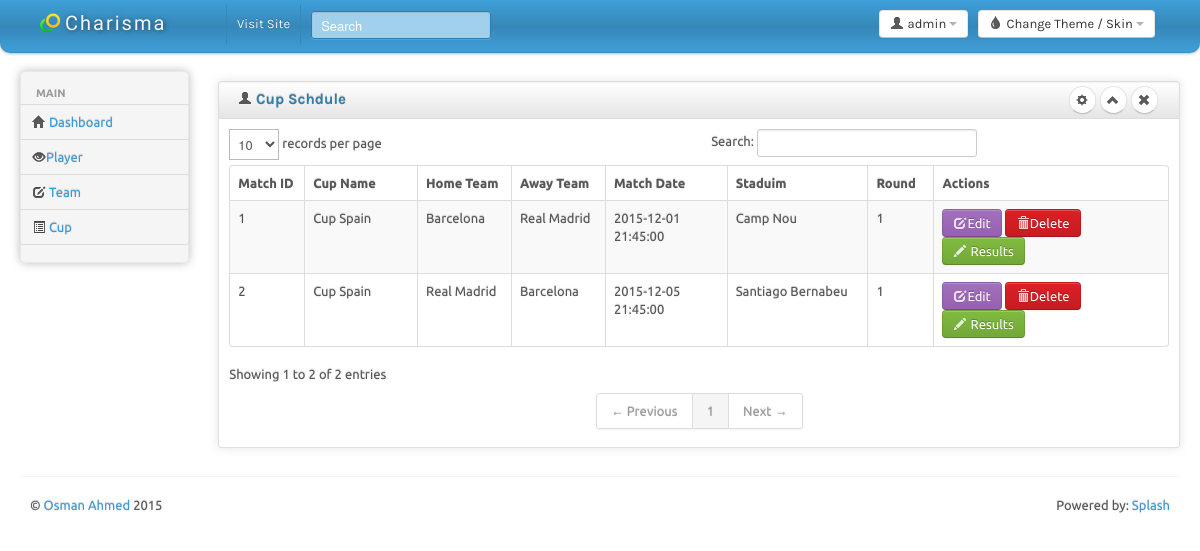
/cupschdule.php?ID=1, run on the app's committed database.
### tables this page shows
CREATE TABLE IF NOT EXISTS `cup_schdule` (
  `ID` int(10) NOT NULL,
  `CupID` int(5) NOT NULL,
  `Team1ID` int(5) NOT NULL,
  `Team2ID` int(5) NOT NULL,
  `MatchDate` datetime NOT NULL,
  `StaduimID` int(3) NOT NULL,
  `Round` int(2) NOT NULL
);

CREATE TABLE IF NOT EXISTS `cup` (
  `CupID` int(3) NOT NULL,
  `Name` varchar(300) NOT NULL,
  `Start` date NOT NULL,
  `End` date NOT NULL
);

CREATE TABLE IF NOT EXISTS `team` (
  `TeamID` int(5) NOT NULL,
  `Name` varchar(300) NOT NULL,
  `CoachID` int(5) NOT NULL
);

CREATE TABLE IF NOT EXISTS `staduim` (
  `StaduimID` int(3) NOT NULL,
  `Name` varchar(300) NOT NULL
);

### cupschdule.php (the view, shortened to what this page needs)
<?
$CupID = $_GET[ID];
?>
<!DOCTYPE html>
<html lang="en">
<head>
	<link id="bs-css" href="css/bootstrap-cerulean.css" rel="stylesheet">
	<link href="css/bootstrap-responsive.css" rel="stylesheet">
	<link href="css/charisma-app.css" rel="stylesheet">
	<link href="css/jquery-ui-1.8.21.custom.css" rel="stylesheet">
	<link href='css/fullcalendar.css' rel='stylesheet'>
	<link href='css/fullcalendar.print.css' rel='stylesheet'  media='print'>
	<link href='css/chosen.css' rel='stylesheet'>
	<link href='css/uniform.default.css' rel='stylesheet'>
	<link href='css/colorbox.css' rel='stylesheet'>
	<link href='css/jquery.cleditor.css' rel='stylesheet'>
	<link href='css/jquery.noty.css' rel='stylesheet'>
	<link href='css/noty_theme_default.css' rel='stylesheet'>
	<link href='css/elfinder.min.css' rel='stylesheet'>
	<link href='css/elfinder.theme.css' rel='stylesheet'>
	<link href='css/jquery.iphone.toggle.css' rel='stylesheet'>
	<link href='css/opa-icons.css' rel='stylesheet'>
	<link href='css/uploadify.css' rel='stylesheet'>
</head>
<body>
	<div class="navbar">
		<div class="navbar-inner">
			<div class="container-fluid">
				<a class="brand" href="index.html"> <img alt="Charisma Logo" src="img/logo20.png" /> <span>Charisma</span></a>
				<div class="btn-group pull-right theme-container" >
					<a class="btn dropdown-toggle" data-toggle="dropdown" href="#">
						<i class="icon-tint"></i><span class="hidden-phone"> Change Theme / Skin</span>
						<span class="caret"></span>
					</a>
				</div>
				<div class="btn-group pull-right" >
					<a class="btn dropdown-toggle" data-toggle="dropdown" href="#">
						<i class="icon-user"></i><span class="hidden-phone"> admin</span>
						<span class="caret"></span>
					</a>
				</div>
				<div class="top-nav nav-collapse">
					<ul class="nav">
						<li><a href="#">Visit Site</a></li>
						<li>
							<form class="navbar-search pull-left">
								<input placeholder="Search" class="search-query span2" name="query" type="text">
							</form>
						</li>
					</ul>
				</div>
			</div>
		</div>
	</div>
		<div class="container-fluid">
		<div class="row-fluid">
			<div class="span2 main-menu-span">
				<div class="well nav-collapse sidebar-nav">
        		<? require_once "rightmenu.php"; ?>
				</div>
			</div>
                <div id="content" class="span10">
<div class="row-fluid sortable">
<div class="box span12">
<div class="box-header well" data-original-title>
<h2><i class="icon-user"></i> Cup Schdule</h2>
<div class="box-icon">
<a href="AddMatch.php?ID=<? echo $CupID; ?>" class="btn btn-round"><i class="icon-cog"></i></a>
<a href="#" class="btn btn-minimize btn-round"><i class="icon-chevron-up"></i></a>
<a href="#" class="btn btn-close btn-round"><i class="icon-remove"></i></a>
</div>
</div>
<div class="box-content">
<table class="table table-striped table-bordered bootstrap-datatable datatable">
<thead>
<tr>
<th width="8%">Match ID</th>
<th width="12%">Cup Name</th>
<th width="10%">Home Team</th>
<th width="10%">Away Team</th>
<th width="13%">Match Date</th>
<th width="15%">Staduim</th>
<th width="7%">Round</th>
<th width="25%">Actions</th>
</tr>
</thead>
<tbody>
<?
$GetCupSchdule = mysql_query("SELECT cup_schdule.ID AS MatchID,
       cup_schdule.CupID AS CupID,
       cup.Name AS CupName,
       cup_schdule.Team1ID AS Team1ID,
       team.Name AS Team1Name,
       cup_schdule.Team2ID AS Team2ID,
       team_1.Name AS Team2Name,
       cup_schdule.MatchDate AS MatchDate,
       cup_schdule.StaduimID AS StaduimID,
       staduim.Name AS StaduimName,
       cup_schdule.Round AS CupRound
  FROM (((cup_schdule cup_schdule
          INNER JOIN team team_1 ON (cup_schdule.Team2ID = team_1.TeamID))
         INNER JOIN cup cup ON (cup_schdule.CupID = cup.CupID))
        INNER JOIN team team ON (cup_schdule.Team1ID = team.TeamID))
       INNER JOIN staduim staduim
          ON (cup_schdule.StaduimID = staduim.StaduimID)
where cup_schdule.CupID = '$CupID'
ORDER BY MatchDate ASC");
while($GetCupSchduleFetch = mysql_fetch_array($GetCupSchdule)){
?>
    <tr>
    <td><? echo $GetCupSchduleFetch[MatchID]; ?></td>
    <td class="center"><? echo $GetCupSchduleFetch[CupName]; ?></td>
    <td class="center"><? echo $GetCupSchduleFetch[Team1Name]; ?></td>
    <td class="center"><? echo $GetCupSchduleFetch[Team2Name]; ?></td>
    <td class="center"><? echo $GetCupSchduleFetch[MatchDate]; ?></td>
    <td class="center"><? echo $GetCupSchduleFetch[StaduimName]; ?></td>
    <td class="center"><? echo $GetCupSchduleFetch[CupRound]; ?></td>
    <td class="center">
      <a class="btn btn-info" href="MatchEdit.php?ID=<? echo $GetCupSchduleFetch[MatchID]; ?>"><i class="icon-edit icon-white"></i>Edit</a>
      <a class="btn btn-danger" href="MatchDelete.php?ID=<? echo $GetCupSchduleFetch[MatchID]; ?>&CupID=<? echo $CupID; ?>"><i class="icon-trash icon-white"></i>Delete</a>
<a class="btn btn-success" href="Results.php?ID=<? echo $GetCupSchduleFetch[MatchID]; ?>&CupID=<? echo $CupID; ?>"><i class="icon-pencil icon-white"></i> Results</a>
    </td>
    </tr>
<? } ?>
</tbody>
</table>
</div>
</div>
</div>
                </div>
			</div>
		<hr>
		<footer>
			<p class="pull-left">&copy; <a href="#">Osman Ahmed</a> 2015</p>
			<p class="pull-right">Powered by: <a href="#">Splash</a></p>
		</footer>
	</div>
</body>
</html>

### css/charisma-app.css (style rules this page uses)
.box { border: 1px solid #DEDEDE; border-radius:3px; -webkit-border-radius:3px; -moz-border-radius:3px; margin-top: 10px; margin-bottom: 10px ; box-shadow: 0 0 10px rgba(189, 189, 189, 0.4); -webkit-box-shadow: 0 0 10px rgba(189, 189, 189, 0.4); -moz-box-shadow: 0 0 10px rgba(189, 189, 189, 0.4); }
.box-header { border:none; padding-top:5px; border-bottom: 1px solid #DEDEDE; border-radius:3px 3px 0 0; -webkit-border-radius:3px 3px 0 0; -moz-border-radius:3px 3px 0 0; height:12px; min-height:12px; margin-bottom: 0; cursor:move; font-weight:bold; font-size:16px; background: -moz-linear-gradient(top, rgba(255,255,255,0) 0%, rgba(0,0,0,0.1) 100%); background: -webkit-gradient(linear, left top, left bottom, color-stop(0%,rgba(255,255,255,0)), color-stop(100%,rgba(0,0,0,0.1))); background: -webkit-linear-gradient(top, rgba(255,255,255,0) 0%,rgba(0,0,0,0.1) 100%); background: -o-linear-gradient(top, rgba(255,255,255,0) 0%,rgba(0,0,0,0.1) 100%); background: -ms-linear-gradient(top, rgba(255,255,255,0) 0%,rgba(0,0,0,0.1) 100%); background: linear-gradient(to bottom, rgba(255,255,255,0) 0%,rgba(0,0,0,0.1) 100%); filter: progid:DXImageTransform.Microsoft.gradient( startColorstr='#00ffffff', endColorstr='#1a000000',GradientType=0 ); }
.box-header h2 { font-size:15px; width:auto; clear:none; float:left; line-height:25px; white-space: nowrap; }
.box-header h2 > i { margin-top:1px; }
.box-icon { float:right; }
.box-icon a { clear:none; float:left; margin:0 2px; height: 18px; width:5px; margin-top: -1px; }
.box-icon a i { margin-left:-4.5px; }
.box-content { padding:10px; }
.btn-round { border-radius: 40px; -webkit-border-radius: 40px; -moz-border-radius: 40px; font-size:12px; padding-top:4px; }
footer { clear:both; }
footer .pull-right { float:right; margin-right:10px; }
footer .pull-left { float:left; margin-left:10px; }
.sidebar-nav { min-height:0; box-shadow: 0 0 10px #BDBDBD; -webkit-box-shadow: 0 0 10px #BDBDBD; -moz-box-shadow: 0 0 10px #BDBDBD; border-radius: 5px; -webkit-border-radius: 5px; -moz-border-radius: 5px; margin-bottom: 0; padding-bottom:0; }
.brand { font-family: 'Shojumaru', cursive, Arial, serif; letter-spacing:2px; text-shadow:1px 1px 5px rgba(0, 0, 0, 0.5); width:166px; }
.brand img { float:left; height:20px; width:20px; margin-right:5px; }
.brand span { float:left; }
.navbar-search { margin-left:10px; }
.navbar-inner { border-radius:0 0 10px 10px; -webkit-border-radius:0 0 10px 10px; -moz-border-radius:0 0 10px 10px; padding-top:5px; padding-bottom:5px; }
.pull-left { float:left !important; }
.pull-right { float:right !important; }

### cupschdule.php (style rules this page uses)
body { padding-bottom: 40px; }
.sidebar-nav { padding: 9px 0; }

### data on the page
cup_schdule: ID "1", CupID.Name "Cup Spain", Team1ID.Name "Barcelona", Team2ID.Name "Real Madrid", MatchDate "2015-12-01 21:45:00", StaduimID.Name "Camp Nou", Round "1"
cup_schdule: ID "2", CupID.Name "Cup Spain", Team1ID.Name "Real Madrid", Team2ID.Name "Barcelona", MatchDate "2015-12-05 21:45:00", StaduimID.Name "Santiago Bernabeu", Round "1"
